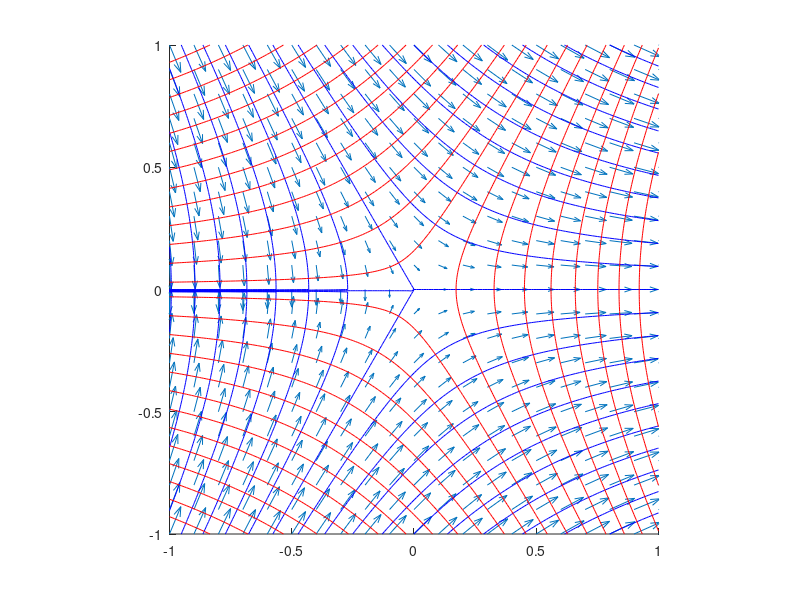

Recreate this plot in MATLAB.
[x,y]=meshgrid(-1:0.01:1,-1:0.01:1);
[theta,r]=cart2pol(x,y);
alpha=3/2;
u=r.^alpha;
q=r.^(alpha-1);
psi=u.*sin(alpha.*theta);
phi=u.*cos(alpha.*theta);
hold all;
q=r.^(alpha-1);
utheta=-alpha.*q.*sin(alpha.*theta);
ur=alpha.*q.*cos(alpha.*theta);

u=ur.*cos(theta)-utheta.*sin(theta);
v=ur.*sin(theta)+utheta.*cos(theta);

k=10;
quiver(x(1:k:end,1:k:end),y(1:k:end,1:k:end),u(1:k:end,1:k:end),v(1:k:end,1:k:end));
contour(x,y,psi,21,'b');
contour(x,y,phi,21,'r');
daspect([1 1 1]);